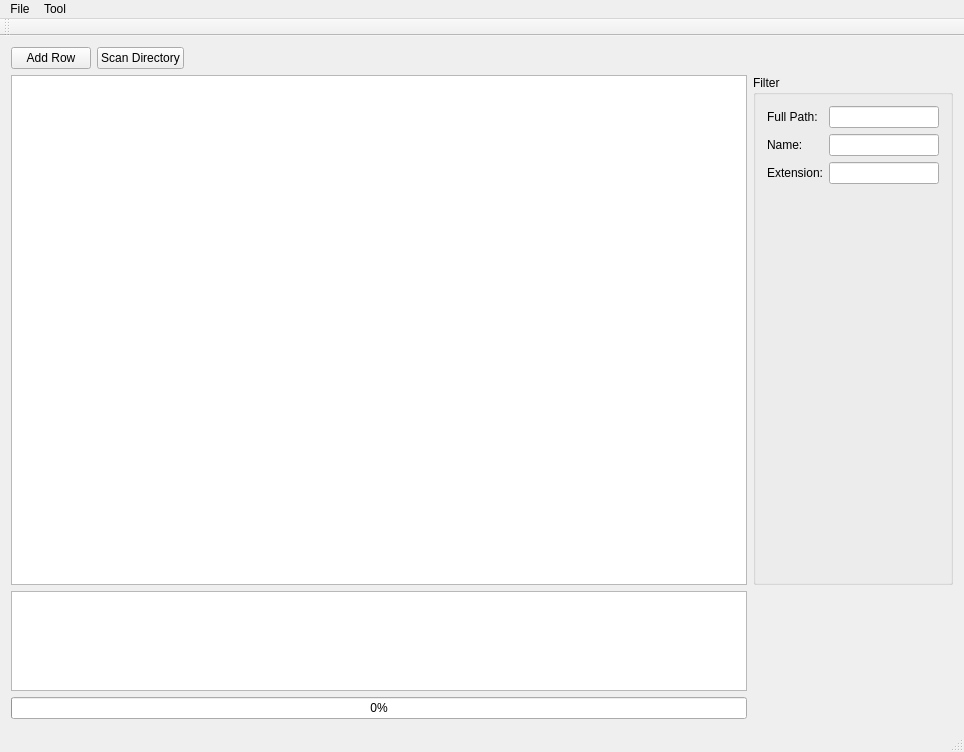
<?xml version="1.0" encoding="UTF-8"?>
<ui version="4.0">
 <class>MainWindow</class>
 <widget class="QMainWindow" name="MainWindow">
  <property name="geometry">
   <rect>
    <x>0</x>
    <y>0</y>
    <width>964</width>
    <height>752</height>
   </rect>
  </property>
  <property name="windowTitle">
   <string>Book Library</string>
  </property>
  <widget class="QWidget" name="centralWidget">
   <layout class="QHBoxLayout" name="horizontalLayout_2">
    <item>
     <layout class="QGridLayout" name="gridLayout">
      <property name="sizeConstraint">
       <enum>QLayout::SetMaximumSize</enum>
      </property>
      <item row="0" column="0">
       <layout class="QHBoxLayout" name="horizontalLayout">
        <item>
         <widget class="QPushButton" name="addRowBtn">
          <property name="text">
           <string>Add Row</string>
          </property>
         </widget>
        </item>
        <item>
         <widget class="QPushButton" name="scanDirectoryBtn">
          <property name="text">
           <string>Scan Directory</string>
          </property>
         </widget>
        </item>
        <item>
         <spacer name="horizontalSpacer">
          <property name="orientation">
           <enum>Qt::Horizontal</enum>
          </property>
          <property name="sizeHint" stdset="0">
           <size>
            <width>40</width>
            <height>20</height>
           </size>
          </property>
         </spacer>
        </item>
       </layout>
      </item>
      <item row="1" column="0">
       <widget class="QTableView" name="tableView">
        <property name="editTriggers">
         <set>QAbstractItemView::AnyKeyPressed|QAbstractItemView::EditKeyPressed|QAbstractItemView::SelectedClicked</set>
        </property>
        <property name="sortingEnabled">
         <bool>true</bool>
        </property>
       </widget>
      </item>
      <item row="2" column="0">
       <widget class="QTextBrowser" name="debugTextBrowser">
        <property name="enabled">
         <bool>true</bool>
        </property>
        <property name="sizePolicy">
         <sizepolicy hsizetype="Expanding" vsizetype="Fixed">
          <horstretch>0</horstretch>
          <verstretch>0</verstretch>
         </sizepolicy>
        </property>
        <property name="maximumSize">
         <size>
          <width>16777215</width>
          <height>100</height>
         </size>
        </property>
       </widget>
      </item>
      <item row="3" column="0">
       <widget class="QProgressBar" name="progressBar">
        <property name="enabled">
         <bool>true</bool>
        </property>
        <property name="value">
         <number>0</number>
        </property>
        <property name="textVisible">
         <bool>true</bool>
        </property>
       </widget>
      </item>
      <item row="1" column="1">
       <widget class="QGroupBox" name="groupBox">
        <property name="sizePolicy">
         <sizepolicy hsizetype="Fixed" vsizetype="Expanding">
          <horstretch>0</horstretch>
          <verstretch>0</verstretch>
         </sizepolicy>
        </property>
        <property name="minimumSize">
         <size>
          <width>200</width>
          <height>0</height>
         </size>
        </property>
        <property name="title">
         <string>Filter</string>
        </property>
        <layout class="QFormLayout" name="formLayout">
         <item row="0" column="0">
          <widget class="QLabel" name="fullPathLabel">
           <property name="frameShape">
            <enum>QFrame::NoFrame</enum>
           </property>
           <property name="text">
            <string>Full Path:</string>
           </property>
          </widget>
         </item>
         <item row="0" column="1">
          <widget class="QLineEdit" name="fullPathFilterLineEdit"/>
         </item>
         <item row="1" column="0">
          <widget class="QLabel" name="nameLabel">
           <property name="text">
            <string>Name:</string>
           </property>
          </widget>
         </item>
         <item row="1" column="1">
          <widget class="QLineEdit" name="nameFilterLineEdit"/>
         </item>
         <item row="2" column="0">
          <widget class="QLabel" name="extensionLabel">
           <property name="text">
            <string>Extension:</string>
           </property>
          </widget>
         </item>
         <item row="2" column="1">
          <widget class="QLineEdit" name="extensionFilterLineEdit"/>
         </item>
        </layout>
       </widget>
      </item>
     </layout>
    </item>
   </layout>
  </widget>
  <widget class="QMenuBar" name="menuBar">
   <property name="geometry">
    <rect>
     <x>0</x>
     <y>0</y>
     <width>964</width>
     <height>26</height>
    </rect>
   </property>
   <widget class="QMenu" name="menuFile">
    <property name="title">
     <string>File</string>
    </property>
    <addaction name="actionOpen"/>
    <addaction name="separator"/>
    <addaction name="actionSave"/>
    <addaction name="actionSaveAs"/>
    <addaction name="separator"/>
    <addaction name="actionCreateNew"/>
   </widget>
   <widget class="QMenu" name="menuTool">
    <property name="title">
     <string>Tool</string>
    </property>
    <widget class="QMenu" name="menuDuplicates">
     <property name="title">
      <string>Duplicates</string>
     </property>
     <addaction name="actionManual_process"/>
     <addaction name="actionAutomatic_process"/>
     <addaction name="actionRemove_full_copies"/>
    </widget>
    <addaction name="menuDuplicates"/>
    <addaction name="separator"/>
    <addaction name="actionSettings"/>
   </widget>
   <addaction name="menuFile"/>
   <addaction name="menuTool"/>
  </widget>
  <widget class="QToolBar" name="mainToolBar">
   <attribute name="toolBarArea">
    <enum>TopToolBarArea</enum>
   </attribute>
   <attribute name="toolBarBreak">
    <bool>false</bool>
   </attribute>
  </widget>
  <widget class="QStatusBar" name="statusBar"/>
  <action name="actionCreateNew">
   <property name="text">
    <string>Create New</string>
   </property>
  </action>
  <action name="actionOpen">
   <property name="text">
    <string>Open DB</string>
   </property>
  </action>
  <action name="actionSave">
   <property name="text">
    <string>Save DB</string>
   </property>
  </action>
  <action name="actionSaveAs">
   <property name="text">
    <string>Save As</string>
   </property>
  </action>
  <action name="actionSettings">
   <property name="text">
    <string>Settings</string>
   </property>
  </action>
  <action name="actionManual_process">
   <property name="text">
    <string>Manual process</string>
   </property>
  </action>
  <action name="actionAutomatic_process">
   <property name="text">
    <string>Automatic process</string>
   </property>
  </action>
  <action name="actionRemove_full_copies">
   <property name="text">
    <string>Remove full copies</string>
   </property>
  </action>
 </widget>
 <layoutdefault spacing="6" margin="11"/>
 <resources/>
 <connections/>
</ui>
